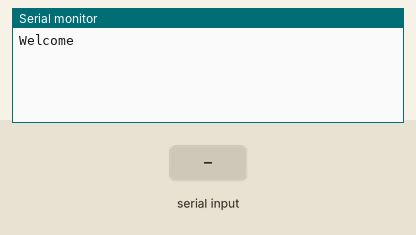
The sketch below on a simulated Arduino Uno, built with avr-gcc and run on an emulated ATmega328P. On the bench: the last lines printed to the serial monitor. Inputs (shaded band) come from the test bench.

Above: at 1.2 s.
1.3 s: "*" received over Serial
At 2.5 s:
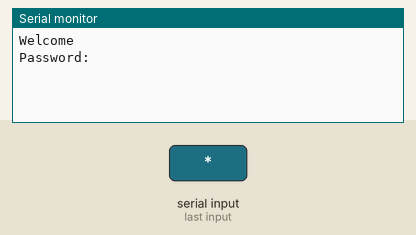
2.8 s: "1" received over Serial
At 3.8 s:
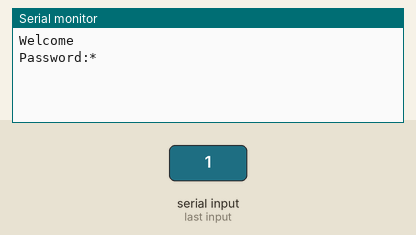

Measured:
- after the input at 1.3 s, the serial monitor: prints a new line at once (image 1)
- after the input at 2.8 s, the serial monitor: prints a new line at once (image 2)

The sketch:

system-password.ino
```cpp
char user_pw[10],pw[]="pass@123";
int indx;
void setup() {
 Serial.begin(9600);
 Serial.println("Welcome");

}

void loop() {
 // int compare_value;
  char ch;
  if(Serial.available()>0){
    ch=Serial.read();
    if(ch=='*'){
     indx=0;
     Serial.print("Password:");
     do{

      if(Serial.available()>0){
        user_pw[indx]=Serial.read();
        if(user_pw[indx]!='#'){
           if(user_pw[indx]=='\b'){
              Serial.print('\b');
              indx=indx-2;
            }
            else{
              Serial.print('*');
            }
          // Serial.print(user_pw[indx]);
        }
        indx++;

      }
    }while(user_pw[indx-1]!='#');
    user_pw[indx-1]='\0';
    //Serial.print(user_pw);

    Serial.println(" ");
    if(strcmp(pw,user_pw)==0){

      Serial.println("USER ACCESS GRANTED!!!");
      Serial.println("viewing data...!");
    }
    else{
      Serial.println("USER ACCESS DENIED!!!");
      Serial.println("System LOCKED :(");
    }
  }
 }

}
```
